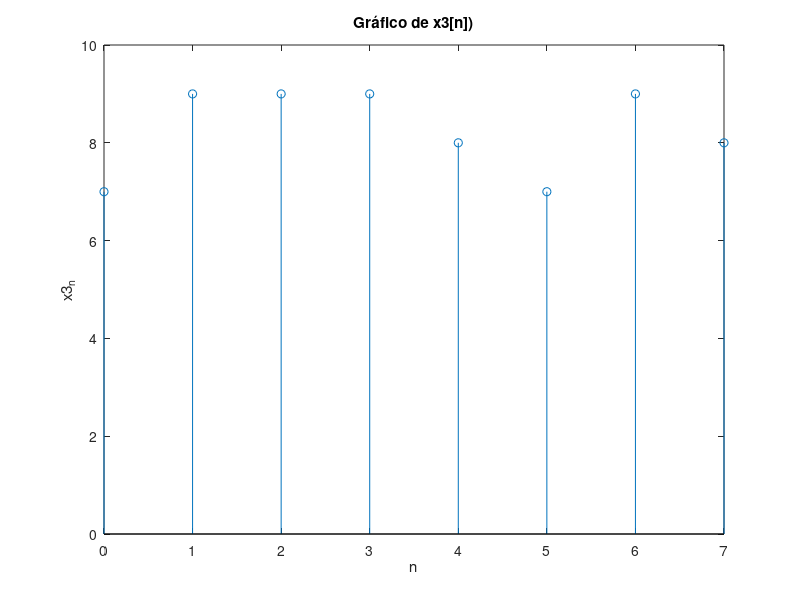

MATLAB code for this plot:
clc; close all; clear all;
pkg load signal;

N = 8;
n = 0:N-1;

x1_n = [1 2 1 1 2 1 1 2];
x2_n = [0 1 3 2];
x3_n = cconv(x1_n,x2_n,N);

figure(1); grid on;
stem(n,x3_n);
ylabel('x3_n'); 
xlabel('n'); 
title('Gráfico de x3[n])');
disp(x3_n(3)); %Se quer x[2], portanto devemos acessar a terceira posição do vetor x3_n.
